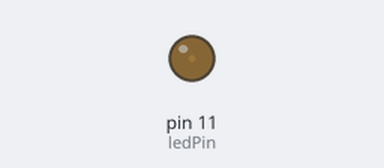
This sketch was run on a simulated Arduino Uno, built with avr-gcc and run on an emulated ATmega328P. Shown: output pins drawn as LEDs (lit = HIGH).

Above: at 0.05 s.
At 0.5 s:
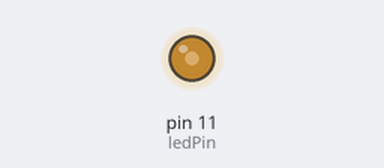
At 0.9 s:
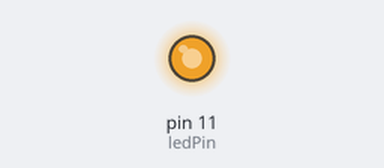
At 1.8 s:
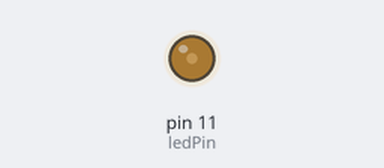
Timing chart, 0 to 4.8 s (numbered marks = the images above):
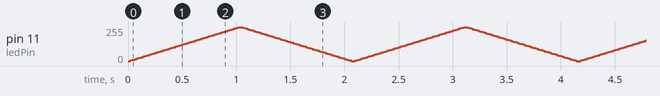

The sketch:

sketch_jul27c.ino
```cpp
int ledPin = 11;
int fadeval = 0;
void setup()
{
  pinMode(ledPin,OUTPUT);

}

void loop()
{
  for(fadeval=0;fadeval<=255;fadeval+=5)
  {
    analogWrite(ledPin,fadeval);
    delay(20);
  }
  for(fadeval=255;fadeval>=0;fadeval-=5)
  {
    analogWrite(ledPin,fadeval);
    delay(20);
  }
}
```
